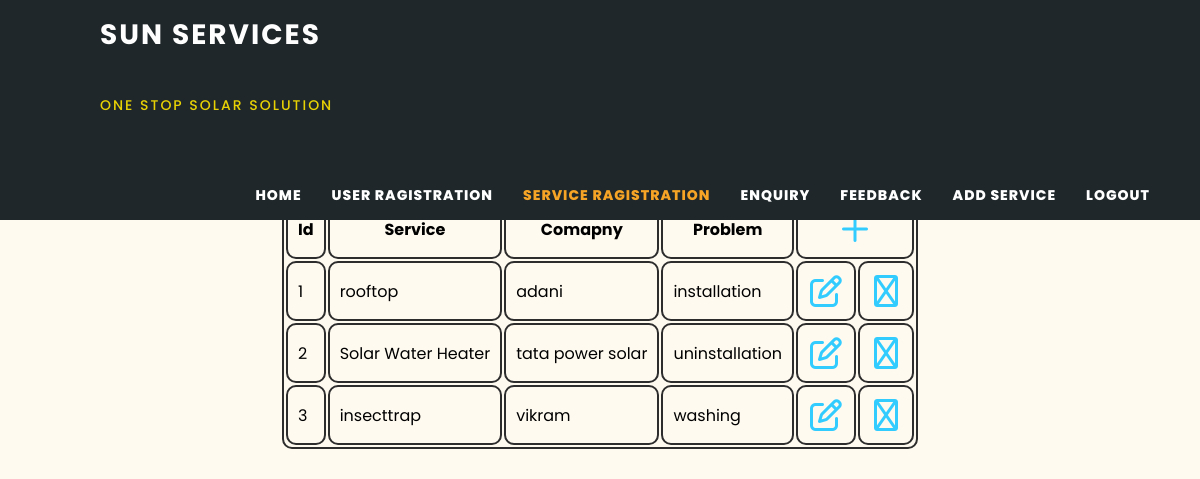
The app's page /code/solar_admin/service.php with its own data.
### tables this page shows
CREATE TABLE `service_registered` (
  `id` int(20) NOT NULL,
  `services` varchar(249) NOT NULL,
  `company` varchar(250) NOT NULL,
  `problem` text NOT NULL
);

### code/solar_admin/service.php (the view, shortened to what this page needs)
<html data-bs-theme="dark">
<head>
  <link rel="stylesheet" href="assets/css/fontawesome.css" />
  <link rel="stylesheet" href="assets/css/decor_project.css" />
  <link rel="stylesheet" href="assets/css/owl.css" />
  <link rel="stylesheet" href="assets/css/lightbox.css" />
  <link rel="stylesheet" href="https://cdn.datatables.net/1.13.5/css/jquery.dataTables.min.css" />
  <link
  rel="stylesheet"
  href="https://site-assets.fontawesome.com/releases/v6.2.1/css/all.css" />
</head>
<body>
  <header class="header-area">
    <div class="container">
      <div class="row">
        <div class="col-12">
          <nav class="main-nav">
            <a href="index.html" class="logo">
              Sun Services<br />
              <h4 class="slogen">One Stop Solar Solution</h4>
            </a>
            <ul class="nav">
              <li>
                <a href="index.php">Home</a>
              </li>
              <li>
                <a href="user_register.php">User Ragistration</a>
              </li>
              <li>
                <a href="service.php" class="active">Service Ragistration</a>
              </li>
              <li><a href="enquiry.php">Enquiry</a></li>
              <li><a href="feedback.php">Feedback</a></li>
              <li><a href="add_service.php">Add Service</a></li>
              <li>
                  <a href="logout.php" name="logout">Logout</a>
                </li>
            </ul>
          </nav>
        </div>
      </div>
    </div>
  </header>
 <section class="heading-page header-text" id="top">
    <div class="row">
      <div class="col">
        <h2 >Serviceing Details</h2>
        <table class="table2" id="service_details">
          <?php
          $db = mysqli_connect("localhost", "root", "", "sun");
          $str = "select * from service_registered";
          $result = mysqli_query($db, $str);
          ?>
          <tr>
            <th>Id</th>
            <th>Service</th>
            <th>Comapny</th>
            <th>Problem</th>
            <th style="text-align: center" colspan="2"><a href="service_reg_add.php"><span class="fa-regular fa-plus"></span></a></th>
          </tr>
          <?php while ($row = mysqli_fetch_array($result, MYSQLI_BOTH)) {
            ?>
            <tr>
              <td>
                <?php echo $row[0] ?>
              </td>
              <td>
                <?php echo $row[1] ?>
              </td>
              <td>
                <?php echo $row[2] ?>
              </td>
              <td>
                <?php echo $row[3] ?>
              </td>
              <td><a href="service_reg_upd.php?id=<?php echo $row[0] ?>"><span class="fa-regular fa-edit" ></span></a></td>
              <td><a href="service_reg_del.php?id=<?php echo $row[0] ?>"><span class="fa-regular fa-trash"></span></a></td>
            </tr>
          <?php } ?>
        </table>
      </div>
    </div>
  </section>
</body>
</html>

### code/solar_admin/assets/css/decor_project.css (style rules this page uses)
html, body, div, span, applet, object, iframe, h1, h2, h3, h4, h5, h6, p, blockquote, div pre, a, abbr, acronym, address, big, cite, code, del, dfn, em, font, img, ins, kbd, q, s, samp, small, strike, strong, sub, sup, tt, var, b, u, i, center, dl, dt, dd, ol, ul, li, figure, header, nav, section, article, aside, footer, figcaption, img { margin: 0; padding: 0; border: 0; outline: 0; }
ul, li { padding: 0; margin: 0; list-style: none; }
header, nav, section, article, aside, footer, hgroup { display: block; }
* { box-sizing: border-box; }
html, body { font-family: "Poppins", sans-serif; font-weight: 400; background-color: #fff; font-size: 16px; -ms-text-size-adjust: 100%; -webkit-font-smoothing: antialiased; -moz-osx-font-smoothing: grayscale; }
a { text-decoration: none !important; color: #3cf; }
h1, h2, h3, h4, h5, h6 { margin-top: 0px; margin-bottom: 0px; }
ul { margin-bottom: 0px; }
html, body { background: floralwhite; font-family: "Poppins", sans-serif; }
.header-area { background-color: #1f272b; position: absolute; top: 0px; left: 0; right: 0; z-index: 100; -webkit-transition: all 0.5s ease 0s; -moz-transition: all 0.5s ease 0s; -o-transition: all 0.5s ease 0s; transition: all 0.5s ease 0s; }
.header-area .main-nav { min-height: 100px; background: transparent; }
.header-area .main-nav .logo { line-height: 70px; color: #fffefe; font-size: 28px; font-weight: 700; text-transform: uppercase; letter-spacing: 2px; float: left; padding-left: 100px; -webkit-transition: all 0.3s ease 0s; -moz-transition: all 0.3s ease 0s; -o-transition: all 0.3s ease 0s; transition: all 0.3s ease 0s; }
.header-area .main-nav .slogen { line-height: 70px; color: #ffe600e6; font-size: 14px; font-weight: 500; letter-spacing: 2px; float: left; -webkit-transition: all 0.3s ease 0s; -moz-transition: all 0.3s ease 0s; -o-transition: all 0.3s ease 0s; transition: all 0.3s ease 0s; }
.main-nav .nav { float: right; margin-top: 30px; margin-right: 50px; background-color: transparent; -webkit-transition: all 0.3s ease 0s; -moz-transition: all 0.3s ease 0s; -o-transition: all 0.3s ease 0s; transition: all 0.3s ease 0s; position: relative; z-index: 999; }
.header-area .main-nav .nav li { padding-left: 15px; padding-right: 15px; }
.header-area .main-nav .nav li:last-child { padding-right: 0px; }
.header-area .main-nav .nav li a { display: block; font-weight: 800; font-size: 14px; text-transform: uppercase; color: #fff; -webkit-transition: all 0.3s ease 0s; -moz-transition: all 0.3s ease 0s; -o-transition: all 0.3s ease 0s; transition: all 0.3s ease 0s; height: 50px; line-height: 50px; border: transparent; letter-spacing: 1px; }
.header-area .main-nav .nav li:hover a, .header-area .main-nav .nav li a.active { color: #f5a425 !important; }
.header-area .nav { margin-top: 30px; }
@media (min-width: 767px) { .header-area .main-nav .nav { display: flex !important; } }
section.heading-page { padding-top: 160px; width: auto; text-align: center; }
.table1 , th , td { border: 2px solid #2d2d2d; margin-left: auto; margin-right: auto; width:auto; }
.table2 , th , td { border: 2px solid #2d2d2d; border-radius: 10px; margin-left: auto; margin-right: auto; }
.table , th , td { border: 2px solid #2d2d2d; margin-left: auto; margin-right: auto; width:auto; padding: 10px; margin-top:100px; }
.fa-regular { transform: scale(2); padding:10px; }

### records on screen
service_registered: id "1", services "rooftop", company "adani", problem "installation"
service_registered: id "2", services "Solar Water Heater", company "tata power solar", problem "uninstallation"
service_registered: id "3", services "insecttrap", company "vikram", problem "washing"
